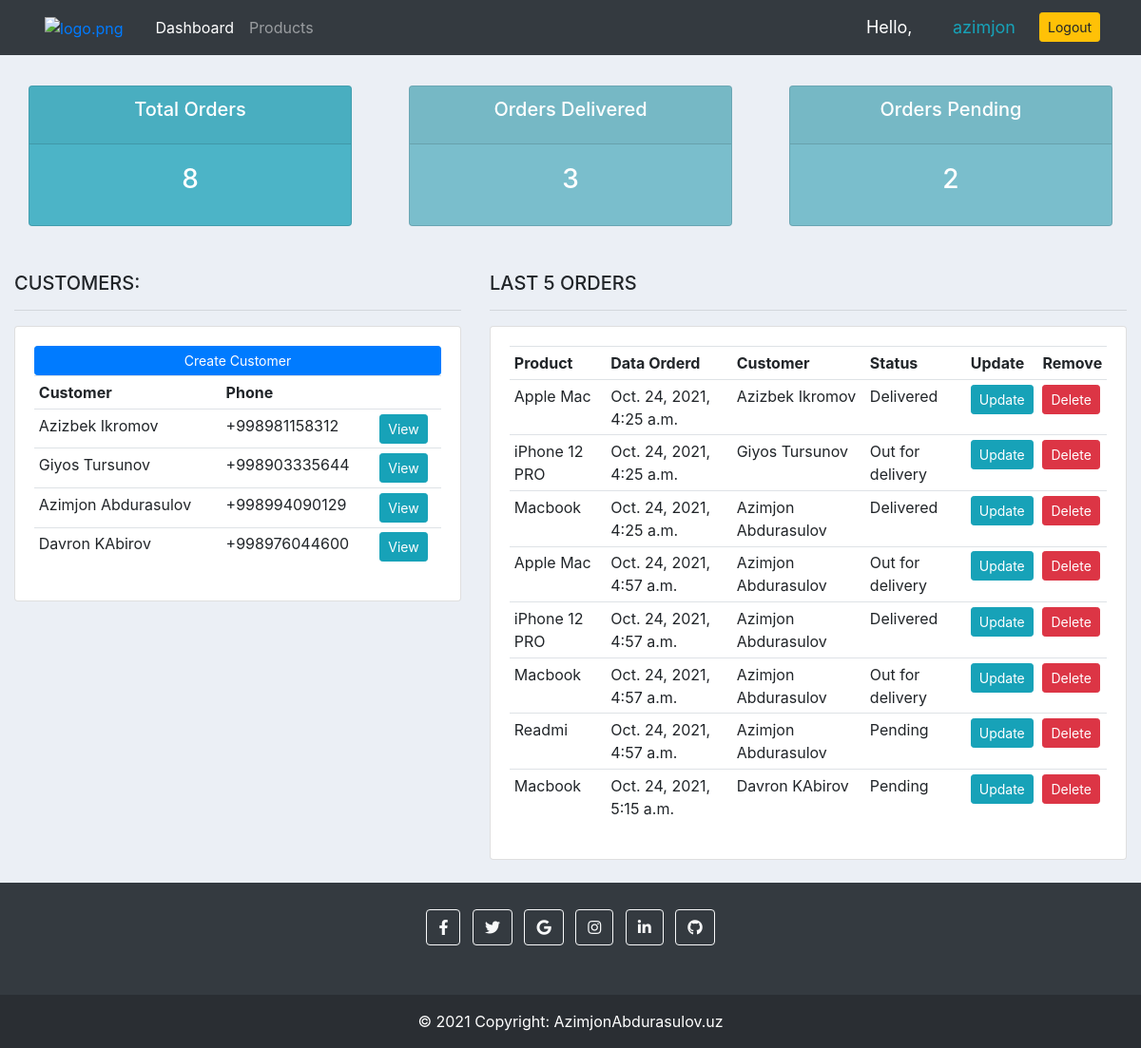
The app's page / (signed in) with its own data.
### accounts/models.py (models this page shows, shortened)
class Customer(models.Model):
    user = models.OneToOneField(User, on_delete=models.CASCADE, null=True, blank=True)
    name = models.CharField(max_length=200, null=True)
    phone = models.CharField(max_length=200, null=True)
    email = models.CharField(max_length=200, null=True)
    profile_pic = models.ImageField(default="profile1.png", upload_to="Profile/", null=True, blank=True)
    date_created = models.DateTimeField(auto_now_add=True)
    def __str__(self):
        return str(self.name)

class Order(models.Model):
    STATUS = (
        ('Pending', 'Pending'),
        ('Out for delivery', 'Out for delivery'),
        ('Delivered', 'Delivered'),
    )
    customer = models.ForeignKey(
        Customer,  null=True, on_delete=models.SET_NULL)
    product = models.ForeignKey(Product,  null=True, on_delete=models.SET_NULL)
    date_created = models.DateTimeField(auto_now_add=True, null=True)
    status = models.CharField(max_length=200, null=True, choices=STATUS)
    note = models.CharField(max_length=200, null=True)

class Product(models.Model):
    name = models.CharField(max_length=200, null=True)
    price = models.FloatField(null=True)
    category = models.ForeignKey(Category, max_length=200, null=True, on_delete=models.CASCADE)
    description = models.CharField(max_length=200, null=True, blank=True)
    date_created = models.DateTimeField(auto_now_add=True, null=True)
    def __str__(self):
        return str(self.name)

### accounts/decorators.py (the view)
    def wrapper_function(request, *args, **kwargs):
        grup = None
        if request.user.groups.exists():
            grup = request.user.groups.all()[0].name
        if grup == 'customer':
            return redirect('user-page')
        if grup == 'admin':
            return view_func(request, *args, **kwargs)
        else:
            return HttpResponse('You are not authorzed to viw this page')

### accounts/views.py (called while the page is built)
@login_required(login_url='login')
@admin_only
def home(request):
    orders = Order.objects.all()
    customers = Customer.objects.all()
    total_customers = customers.count()
    total_orders = orders.count()
    delivered = orders.filter(status="Delivered").count()
    panding = orders.filter(status="Pending").count()
    contaxt = {
        'orders': orders,
        'customers': customers,
        'total_orders': total_orders,
        'delivered': delivered,
        'panding': panding,
    }
    return render(request, 'accounts/dashboard.html', contaxt)

### accounts/templates/accounts/dashboard.html (shortened to what this page needs)
{% extends 'accounts/main.html' %}
{% block content %}
{% include 'accounts/status.html' %}
<br>
<div class="row mt-2">
    <div class="col-md-5">
        <h5>CUSTOMERS:</h5>
        <hr>
        <div class="card card-body">
            <a href="" class="btn btn-primary btn-sm btn-block">Create Customer</a>
            <table class="table table-sm">
                <tr>
                    <th>Customer</th>
                    <th>Phone</th>
                    <th></th>
                </tr>
                {% for customer in customers %}
                <tr>
                    <td>{{ customer.name}}</td>
                    <td>{{ customer.phone}}</td>
                    <td><a class="btn btn-sm btn-info" href="{% url 'customer' customer.id %}">View</a></td>
                </tr>
                {% endfor %}
            </table>
        </div>
    </div>
    <div class="col-md-7">
        <h5>LAST 5 ORDERS</h5>
        <hr>
        <div class="card card-body">
            <table class="table table-sm">
                <tr>
                    <th>Product</th>
                    <th>Data Orderd</th>
                    <th>Customer</th>
                    <th>Status</th>
                    <th>Update</th>
                    <th>Remove</th>
                </tr>
                {% for order in orders %}
                <tr>
                    <td>{{ order.product}}</td>
                    <td>{{ order.date_created}}</td>
                    <td>{{ order.customer }}</td>
                    <td>{{ order.status}}</td>
                    <td><a class="btn btn-sm btn-info" href="{% url 'update_order' order.id %}">Update</a></td>
                    <td><a class="btn btn-sm btn-danger" href="{% url 'delete_order' order.id %}">Delete</a></td>
                </tr>
                {% endfor %}
            </table>
        </div>
    </div>
</div>
{% endblock %}

### accounts/templates/accounts/navbar.html (shortened to what this page needs)
{% load static %}
<nav class="navbar navbar-expand-lg navbar-dark bg-dark">
    <div class="container-fluid">
        <a class="nav-link" href="{% url 'home' %}"><img class="logo" src="{% static '/images/logo.png' %}" id="logo"
                alt="logo.png"></a>
        <div class="collapse navbar-collapse" id="navbarNav">
            <ul class="navbar-nav">
                {% if request.user.is_staff %}
                <li class="nav-item active">
                    <a class="nav-link" href="{% url 'home' %}">Dashboard</a>
                </li>
                <li class="nav-item">
                    <a class="nav-link" href="{% url 'products' %}">Products</a>
                </li>
                {% endif %}
            </ul>
        </div>
    </div>
    <span class="hello-msg">Hello,</span>
    <span class="hello-msg"><a class="btn-outline-info" href="{% url 'account' %}">{{ request.user }}</a></span>
    <span class="hello-msg"><a class="btn btn-sm btn-warning" href="{% url 'logout' %}">Logout</a></span>
</nav>

### static/css/main.css (style rules this page uses)
body { background-color: #ebeff5; }
#logo { width: 60px; margin-right: 10px; }

### accounts/templates/accounts/navbar.html (style rules this page uses)
.hello-msg { width: 100px; font-size: 18px; color: #fff; margin-right: 15px; }

### records on screen
Customer: name "Azizbek Ikromov", phone "+998981158312"
Customer: name "Giyos Tursunov", phone "+998903335644"
Customer: name "Azimjon Abdurasulov", phone "+998994090129"
Customer: name "Davron KAbirov", phone "+998976044600"
Order: product "Apple Mac", date_created "Oct. 24, 2021, 4:25 a.m.", customer "Azizbek Ikromov", status "Delivered"
Order: product "iPhone 12 PRO", date_created "Oct. 24, 2021, 4:25 a.m.", customer "Giyos Tursunov", status "Out for delivery"
Order: product "Macbook", date_created "Oct. 24, 2021, 4:25 a.m.", customer "Azimjon Abdurasulov", status "Delivered"
Order: product "Apple Mac", date_created "Oct. 24, 2021, 4:57 a.m.", customer "Azimjon Abdurasulov", status "Out for delivery"
Order: product "iPhone 12 PRO", date_created "Oct. 24, 2021, 4:57 a.m.", customer "Azimjon Abdurasulov", status "Delivered"
Order: product "Macbook", date_created "Oct. 24, 2021, 4:57 a.m.", customer "Azimjon Abdurasulov", status "Out for delivery"
Order: product "Readmi", date_created "Oct. 24, 2021, 4:57 a.m.", customer "Azimjon Abdurasulov", status "Pending"
Order: product "Macbook", date_created "Oct. 24, 2021, 5:15 a.m.", customer "Davron KAbirov", status "Pending"

### other values on screen
{{ request.user }} "azimjon"
{{ total_orders }} "8"
{{ delivered }} "3"
{{ panding }} "2"
